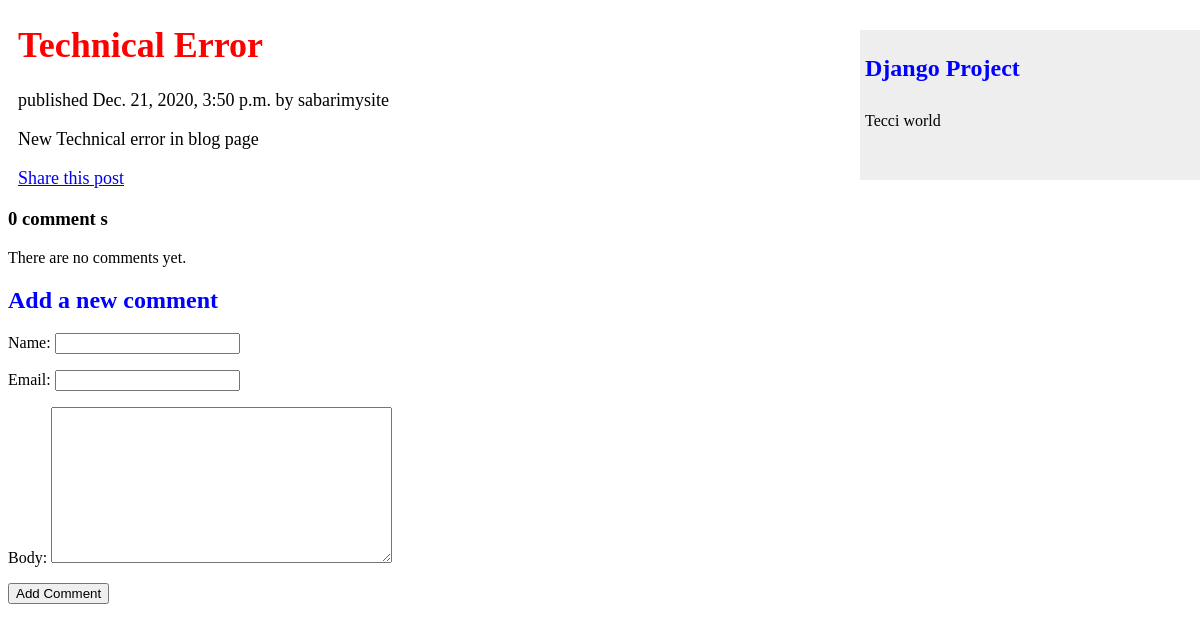
Page /2020/12/21/technical-error/ on the committed database.
### blog/models.py (models this page shows, shortened)
class Post(models.Model):
    STATUS_CHOICES = (
        ('draft','Draft'),
        ('published','Published'),
    )
    title = models.CharField(max_length=250)
    slug = models.SlugField(max_length=250,unique_for_date='publish')
    author = models.ForeignKey(User,on_delete=models.CASCADE,related_name='blog_posts')
    body = models.TextField()
    publish = models.DateTimeField(default=timezone.now)
    created = models.DateTimeField(auto_now = True)
    Updated = models.DateTimeField(auto_now = True)
    status = models.CharField(max_length=10,choices=STATUS_CHOICES,default='published')

### blog/views.py (the view)
# urls.py: path('<int:year>/<int:month>/<int:day>/<slug:post>/',views.post_detail,name='post_detail'),
def post_detail(request,year, month, day, post):
    post = get_object_or_404(Post, slug=post, status = 'published',publish__year = year,publish__month = month, publish__day = day)
    comments = post.comments.filter(active=True)
    new_comment = None
    if request.method=='POST':
        comment_form = CommentForm(data=request.POST)
        if comment_form.is_valid():
            new_comment = comment_form.save(commit=False)
            new_comment.post = post
            new_comment.save()
    else:
        comment_form = CommentForm()
    return render(request,'blog/post/detail.html',{'post':post,'comments':comments,'new_comment':new_comment,'comment_form':comment_form})

### blog/forms.py
class CommentForm(forms.ModelForm):
    class Meta:
        model = Comment
        fields = ('name','email','body')

### blog/templates/blog/post/detail.html (shortened to what this page needs)
{% extends "blog/base.html" %}
{% load static %}
{% block content %}
    <div class="main">
       <h1 style="color:red;">{{ post.title }}</h1>
       <p>
          published {{ post.publish }} by {{ post.author }}
       </p>
       <p>
          {{ post.body|linebreaks }}
          <a href="{% url 'blog:post_share' post.id %}">Share this post</a>
       </p>
    </div>
    {% with comments.count as total_comments %}
        <h3>
            {{ total_comments }} comment {{ total_comments|pluralize }}
        </h3>
    {% endwith %}
    {% for comment in comments %}
        <div class="comment">
            <p>
                Comment {{ forloop.counter }} by {{ comment.name }} {{ comment.created }}
            </p>
            {{ comment.body|linebreaks }}
        </div>
    {% empty %}
        <p>There are no comments yet.</p>
    {% endfor %}
    {% if new_comment %}
         <h2>Your comment has been added.</h2>
    {% else %}
         <h2>Add a new comment</h2>
         <form action="." method="POST">
             {{ comment_form.as_p }}
             <p><input type='submit' value="Add Comment"></p>
         </form>
    {% endif %}
{% endblock %}

### static/css/blog.css (style rules this page uses)
.main { margin-right:140px; font-size:18px; padding:0px 10px; text-align:justify; }
p { padding-right:300px; }
h2 { color:Blue; }

### rows in the picture
Post: title "Technical Error", publish "Dec. 21, 2020, 3:50 p.m.", author "sabarimysite", body "New Technical error in blog page"

### other values in the picture
{{ total_comments }} "0"
